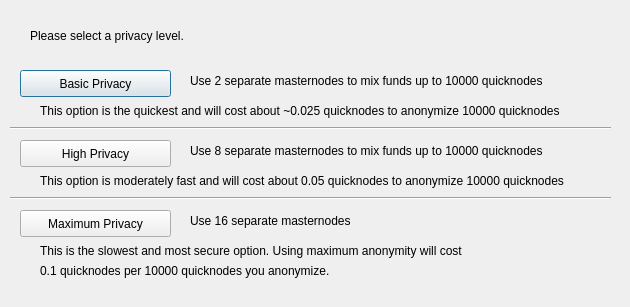
<?xml version="1.0" encoding="UTF-8"?>
<ui version="4.0">
 <class>ObfuscationConfig</class>
 <widget class="QDialog" name="ObfuscationConfig">
  <property name="geometry">
   <rect>
    <x>0</x>
    <y>0</y>
    <width>630</width>
    <height>307</height>
   </rect>
  </property>
  <property name="windowTitle">
   <string>Configure Obfuscation</string>
  </property>
  <widget class="QPushButton" name="buttonBasic">
   <property name="geometry">
    <rect>
     <x>20</x>
     <y>70</y>
     <width>151</width>
     <height>27</height>
    </rect>
   </property>
   <property name="text">
    <string>Basic Privacy</string>
   </property>
  </widget>
  <widget class="QPushButton" name="buttonHigh">
   <property name="geometry">
    <rect>
     <x>20</x>
     <y>140</y>
     <width>151</width>
     <height>27</height>
    </rect>
   </property>
   <property name="text">
    <string>High Privacy</string>
   </property>
  </widget>
  <widget class="QPushButton" name="buttonMax">
   <property name="geometry">
    <rect>
     <x>20</x>
     <y>210</y>
     <width>151</width>
     <height>27</height>
    </rect>
   </property>
   <property name="text">
    <string>Maximum Privacy</string>
   </property>
  </widget>
  <widget class="QLabel" name="label">
   <property name="geometry">
    <rect>
     <x>30</x>
     <y>20</y>
     <width>571</width>
     <height>31</height>
    </rect>
   </property>
   <property name="text">
    <string>Please select a privacy level.</string>
   </property>
  </widget>
  <widget class="QLabel" name="label_2">
   <property name="geometry">
    <rect>
     <x>190</x>
     <y>70</y>
     <width>421</width>
     <height>21</height>
    </rect>
   </property>
   <property name="text">
    <string>Use 2 separate masternodes to mix funds up to 10000 quicknodes</string>
   </property>
  </widget>
  <widget class="QLabel" name="label_3">
   <property name="geometry">
    <rect>
     <x>190</x>
     <y>140</y>
     <width>411</width>
     <height>21</height>
    </rect>
   </property>
   <property name="text">
    <string>Use 8 separate masternodes to mix funds up to 10000 quicknodes</string>
   </property>
  </widget>
  <widget class="QLabel" name="label_4">
   <property name="geometry">
    <rect>
     <x>190</x>
     <y>210</y>
     <width>421</width>
     <height>21</height>
    </rect>
   </property>
   <property name="text">
    <string>Use 16 separate masternodes</string>
   </property>
  </widget>
  <widget class="QLabel" name="label_6">
   <property name="geometry">
    <rect>
     <x>40</x>
     <y>100</y>
     <width>561</width>
     <height>21</height>
    </rect>
   </property>
   <property name="text">
    <string>This option is the quickest and will cost about ~0.025 quicknodes to anonymize 10000 quicknodes</string>
   </property>
  </widget>
  <widget class="QLabel" name="label_7">
   <property name="geometry">
    <rect>
     <x>40</x>
     <y>170</y>
     <width>561</width>
     <height>21</height>
    </rect>
   </property>
   <property name="text">
    <string>This option is moderately fast and will cost about 0.05 quicknodes to anonymize 10000 quicknodes</string>
   </property>
  </widget>
  <widget class="QLabel" name="label_8">
   <property name="geometry">
    <rect>
     <x>40</x>
     <y>240</y>
     <width>561</width>
     <height>21</height>
    </rect>
   </property>
   <property name="text">
    <string>This is the slowest and most secure option. Using maximum anonymity will cost</string>
   </property>
  </widget>
  <widget class="QLabel" name="label_9">
   <property name="geometry">
    <rect>
     <x>40</x>
     <y>260</y>
     <width>561</width>
     <height>21</height>
    </rect>
   </property>
   <property name="text">
    <string>0.1 quicknodes per 10000 quicknodes you anonymize.</string>
   </property>
  </widget>
  <widget class="Line" name="line">
   <property name="geometry">
    <rect>
     <x>10</x>
     <y>120</y>
     <width>601</width>
     <height>16</height>
    </rect>
   </property>
   <property name="orientation">
    <enum>Qt::Horizontal</enum>
   </property>
  </widget>
  <widget class="Line" name="line_2">
   <property name="geometry">
    <rect>
     <x>10</x>
     <y>190</y>
     <width>601</width>
     <height>16</height>
    </rect>
   </property>
   <property name="orientation">
    <enum>Qt::Horizontal</enum>
   </property>
  </widget>
 </widget>
 <resources/>
 <connections/>
</ui>
